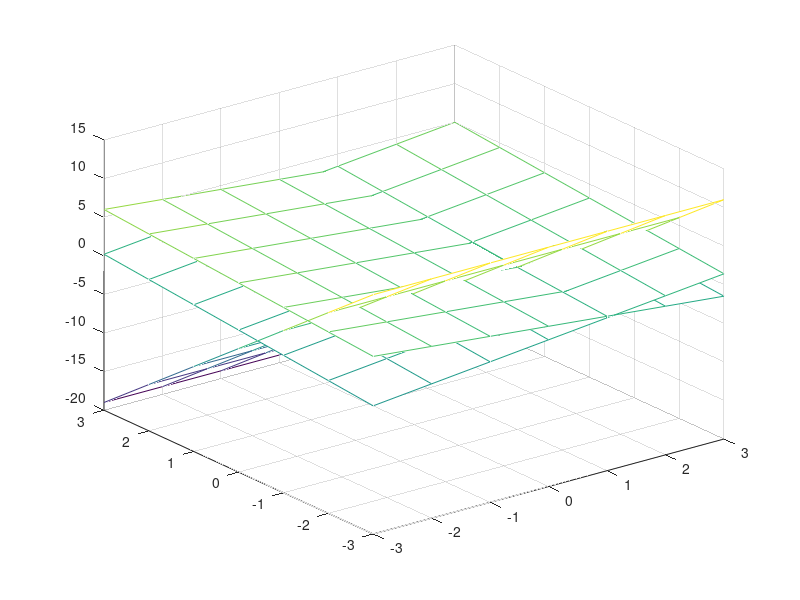

This chart was generated by the following MATLAB code:
% cambiar la separacion para mas precision
x = -3:1:3; 
y = -3:1:3;
[x,y] = meshgrid(x,y);
%despejar la z de las ecuaciónes
z = ((9-3*x+2*y)/4);
z2 = (-4-5*y);
z3 = (4+4*x+3*y)/5;
mesh(x,y,z);
hold on;
mesh(x,y,z2);
hold on;
mesh(x,y,z3);
